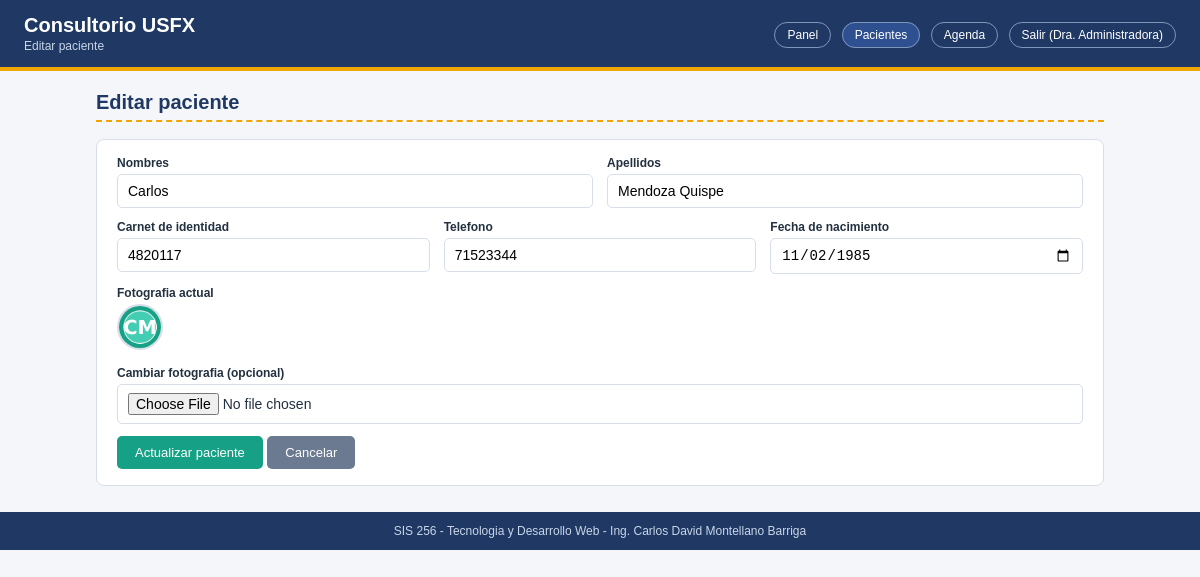
Page /Laboratorio3/form_editar.php?id=2 (signed in) on the committed database.
### tables this page shows
CREATE TABLE pacientes (
  id INT AUTO_INCREMENT PRIMARY KEY,
  fotografia VARCHAR(100) NOT NULL DEFAULT '',
  nombres VARCHAR(60) NOT NULL,
  apellidos VARCHAR(60) NOT NULL,
  ci VARCHAR(20) NOT NULL,
  telefono VARCHAR(20) NOT NULL,
  fecha_nacimiento DATE NOT NULL
);

### Laboratorio3/form_editar.php (the view, shortened to what this page needs)
<?php
require_once "conexion.php";
require_once "funciones.php";
$id = (int)($_GET["id"] ?? 0);
$stmt = $conn->prepare("SELECT id, fotografia, nombres, apellidos, ci, telefono, fecha_nacimiento FROM pacientes WHERE id = ?");
$stmt->bind_param("i", $id);
$stmt->execute();
$p = $stmt->get_result()->fetch_assoc();
include "menu.php";
?>
<h2>Editar paciente</h2>
<form action="update.php" method="POST" enctype="multipart/form-data" class="panel">
    <div class="fila">
        <div class="campo">
            <label for="nombres">Nombres</label>
            <input type="text" id="nombres" name="nombres" value="<?= e($p["nombres"]) ?>" required>
        </div>
        <div class="campo">
            <label for="apellidos">Apellidos</label>
            <input type="text" id="apellidos" name="apellidos" value="<?= e($p["apellidos"]) ?>" required>
        </div>
    </div>
    <div class="fila">
        <div class="campo">
            <label for="ci">Carnet de identidad</label>
            <input type="text" id="ci" name="ci" value="<?= e($p["ci"]) ?>" required>
        </div>
        <div class="campo">
            <label for="telefono">Telefono</label>
            <input type="text" id="telefono" name="telefono" value="<?= e($p["telefono"]) ?>" required>
        </div>
        <div class="campo">
            <label for="fecha_nacimiento">Fecha de nacimiento</label>
            <input type="date" id="fecha_nacimiento" name="fecha_nacimiento" value="<?= e($p["fecha_nacimiento"]) ?>" required>
        </div>
    </div>
    <div class="campo">
        <label>Fotografia actual</label>
        <?php if ($p["fotografia"] !== "" && file_exists(__DIR__ . "/images/" . $p["fotografia"])): ?>
            <img class="foto" src="images/<?= e($p["fotografia"]) ?>" alt="Foto actual">
        <?php else: ?>
            <div class="sinfoto">S/F</div>
        <?php endif; ?>
    </div>
    <div class="campo">
        <label for="fotografia">Cambiar fotografia (opcional)</label>
        <input type="file" id="fotografia" name="fotografia" accept=".jpg,.jpeg,.png,.webp">
    </div>
    <button type="submit" class="boton boton-ok">Actualizar paciente</button>
    <a href="listar.php" class="boton boton-sec">Cancelar</a>
</form>

### Laboratorio3/estilos.css (style rules this page uses)
:root { --azul: #1f3864; --azul-claro: #2e5090; --dorado: #f0a500; --verde: #16a085; --rojo: #c0392b; --gris: #f4f6f9; --borde: #d8dee9; --texto: #22303f; }
* { box-sizing: border-box; }
body { margin: 0; font-family: Arial, Helvetica, sans-serif; background: var(--gris); color: var(--texto); }
h2 { color: var(--azul); border-bottom: 2px dashed var(--dorado); padding-bottom: 6px; font-size: 20px; }
.panel { background: #fff; border: 1px solid var(--borde); border-radius: 8px; padding: 16px 20px; margin-bottom: 18px; }
label { display: block; font-size: 12px; font-weight: bold; margin-bottom: 4px; }
input[type="text"], input[type="email"], input[type="password"], input[type="date"], input[type="time"], input[type="file"], select, textarea { width: 100%; padding: 8px 10px; border: 1px solid var(--borde); border-radius: 5px; font-size: 14px; background: #fff; }
.campo { margin-bottom: 12px; }
.fila { display: flex; gap: 14px; flex-wrap: wrap; }
.fila .campo { flex: 1 1 200px; }
.boton { display: inline-block; background: var(--azul); color: #fff; border: none; border-radius: 5px; padding: 9px 18px; font-size: 13px; cursor: pointer; text-decoration: none; transition: background .2s; }
.boton-ok { background: var(--verde); }
.boton-sec { background: #6b7a90; }
.foto { width: 46px; height: 46px; border-radius: 50%; object-fit: cover; border: 2px solid var(--borde); }

### rows in the picture
pacientes: nombres "Carlos", apellidos "Mendoza Quispe", ci "4820117", telefono "71523344", fecha_nacimiento "11/02/1985", fotografia (picture)

### other values in the picture
$subtitulo "Editar paciente"
$_SESSION["nombre"] "Dra. Administradora"
